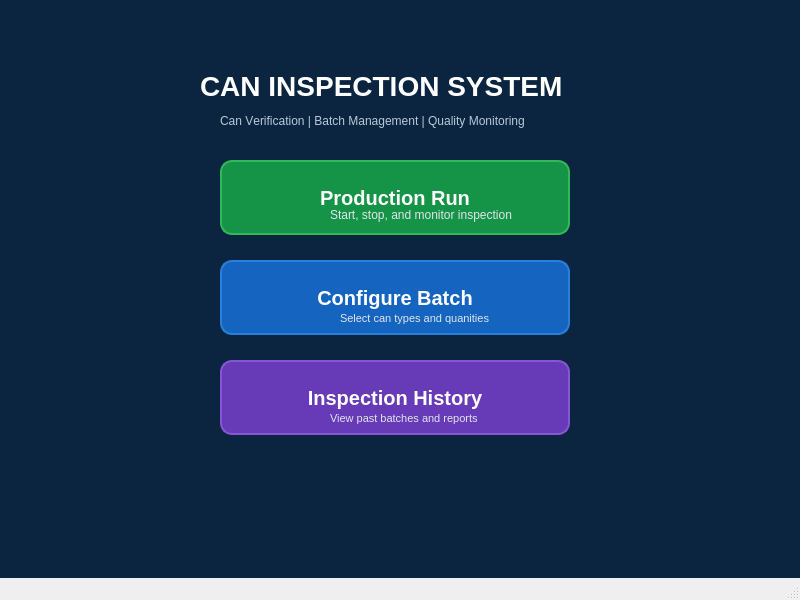
<?xml version="1.0" encoding="UTF-8"?>
<ui version="4.0">
 <class>MainWindow</class>
 <widget class="QMainWindow" name="MainWindow">
  <property name="geometry">
   <rect>
    <x>0</x>
    <y>0</y>
    <width>800</width>
    <height>600</height>
   </rect>
  </property>
  <property name="windowTitle">
   <string>MainWindow</string>
  </property>
  <property name="windowIcon">
   <iconset theme="QIcon::ThemeIcon::MediaPlaybackStart"/>
  </property>
  <property name="styleSheet">
   <string notr="true">QPushButton {
    background-color: #D32F2F;
    color: white;
    border: 2px solid #EF5350;
    border-radius: 12px;
    font-size: 20px;
    font-weight: bold;
}

QPushButton:hover {
    background-color: #EF5350;
}</string>
  </property>
  <widget class="QWidget" name="centralwidget">
   <property name="styleSheet">
    <string notr="true">QWidget#centralwidget {
    background-color: #0B2540;
}</string>
   </property>
   <widget class="QPushButton" name="ProductionRunButton">
    <property name="geometry">
     <rect>
      <x>220</x>
      <y>160</y>
      <width>350</width>
      <height>75</height>
     </rect>
    </property>
    <property name="styleSheet">
     <string notr="true">QPushButton {
    background-color: #159447;
    color: white;
    border: 2px solid #32B85A;
    border-radius: 12px;
    font-size: 20px;
    font-weight: bold;
    padding: 10px;
}

QPushButton:hover {
    background-color: #20B455;
}</string>
    </property>
    <property name="text">
     <string>Production Run</string>
    </property>
    <property name="icon">
     <iconset theme="QIcon::ThemeIcon::MediaPlaybackStart"/>
    </property>
    <property name="iconSize">
     <size>
      <width>48</width>
      <height>48</height>
     </size>
    </property>
   </widget>
   <widget class="QPushButton" name="ConfigureButton">
    <property name="geometry">
     <rect>
      <x>220</x>
      <y>260</y>
      <width>350</width>
      <height>75</height>
     </rect>
    </property>
    <property name="styleSheet">
     <string notr="true">QPushButton {
    background-color: #1565C0;
    color: white;
    border: 2px solid #2980D9;
    border-radius: 12px;
    font-size: 20px;
    font-weight: bold;
}

QPushButton:hover {
    background-color: #2980D9;
}</string>
    </property>
    <property name="text">
     <string>Configure Batch</string>
    </property>
    <property name="icon">
     <iconset theme="QIcon::ThemeIcon::SyncSynchronizing"/>
    </property>
    <property name="iconSize">
     <size>
      <width>40</width>
      <height>40</height>
     </size>
    </property>
   </widget>
   <widget class="QPushButton" name="InspectionButton">
    <property name="geometry">
     <rect>
      <x>220</x>
      <y>360</y>
      <width>350</width>
      <height>75</height>
     </rect>
    </property>
    <property name="styleSheet">
     <string notr="true">QPushButton {
    background-color: #673AB7;
    color: white;
    border: 2px solid #8656D4;
    border-radius: 12px;
    font-size: 20px;
    font-weight: bold;
}

QPushButton:hover {
    background-color: #8656D4;
}</string>
    </property>
    <property name="text">
     <string>Inspection History</string>
    </property>
    <property name="icon">
     <iconset theme="QIcon::ThemeIcon::MailMessageNew"/>
    </property>
    <property name="iconSize">
     <size>
      <width>40</width>
      <height>40</height>
     </size>
    </property>
   </widget>
   <widget class="QLabel" name="label">
    <property name="geometry">
     <rect>
      <x>200</x>
      <y>70</y>
      <width>471</width>
      <height>31</height>
     </rect>
    </property>
    <property name="styleSheet">
     <string notr="true">QLabel {
    color: white;
    font-size: 28px;
    font-weight: bold;
    background: transparent;
}</string>
    </property>
    <property name="text">
     <string>CAN INSPECTION SYSTEM</string>
    </property>
   </widget>
   <widget class="QLabel" name="label_2">
    <property name="geometry">
     <rect>
      <x>220</x>
      <y>110</y>
      <width>441</width>
      <height>21</height>
     </rect>
    </property>
    <property name="font">
     <font>
      <pointsize>-1</pointsize>
      <bold>false</bold>
      <kerning>false</kerning>
     </font>
    </property>
    <property name="styleSheet">
     <string notr="true">QLabel {
    color: #B8C9D9;
    font-size: 12px;
    font-weight: normal;
    background-color: transparent;
}</string>
    </property>
    <property name="text">
     <string>Can Verification | Batch Management | Quality Monitoring</string>
    </property>
   </widget>
   <widget class="QLabel" name="label_3">
    <property name="geometry">
     <rect>
      <x>330</x>
      <y>205</y>
      <width>281</width>
      <height>20</height>
     </rect>
    </property>
    <property name="styleSheet">
     <string notr="true">QLabel {
    color: #E0E6ED;
    font-size: 12px;
    font-weight: normal;
    background-color: transparent;
    border: none;
}</string>
    </property>
    <property name="text">
     <string>Start, stop, and monitor inspection</string>
    </property>
   </widget>
   <widget class="QLabel" name="label_4">
    <property name="geometry">
     <rect>
      <x>340</x>
      <y>310</y>
      <width>191</width>
      <height>16</height>
     </rect>
    </property>
    <property name="styleSheet">
     <string notr="true">QLabel {
    color: #E0E6ED;
    font-size: 11px;
    font-weight: normal;
    background-color: transparent;
    border: none;
}</string>
    </property>
    <property name="text">
     <string>Select can types and quanities</string>
    </property>
   </widget>
   <widget class="QLabel" name="label_5">
    <property name="geometry">
     <rect>
      <x>330</x>
      <y>410</y>
      <width>191</width>
      <height>16</height>
     </rect>
    </property>
    <property name="styleSheet">
     <string notr="true">QLabel {
    color: #E0E6ED;
    font-size: 11px;
    font-weight: normal;
    background-color: transparent;
    border: none;
}</string>
    </property>
    <property name="text">
     <string>View past batches and reports</string>
    </property>
   </widget>
  </widget>
  <widget class="QMenuBar" name="menubar">
   <property name="geometry">
    <rect>
     <x>0</x>
     <y>0</y>
     <width>800</width>
     <height>34</height>
    </rect>
   </property>
  </widget>
  <widget class="QStatusBar" name="statusbar"/>
 </widget>
 <resources/>
 <connections/>
</ui>
